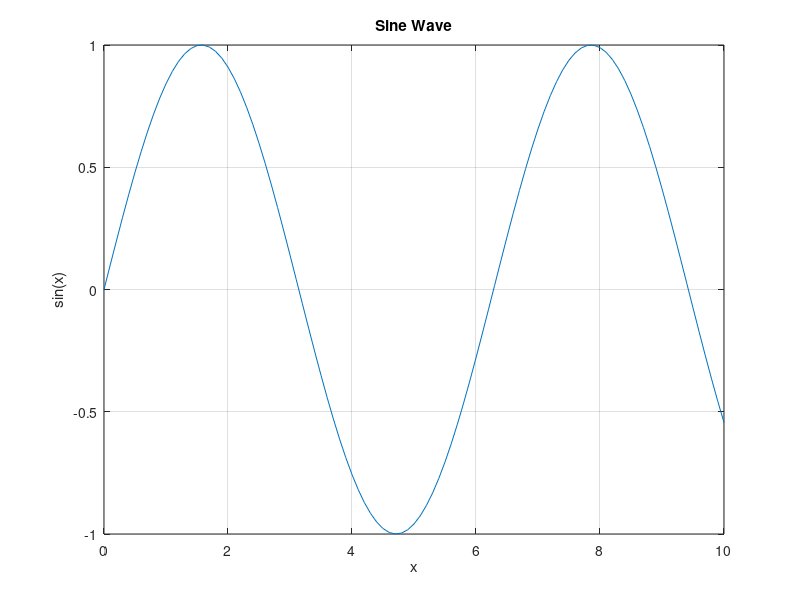
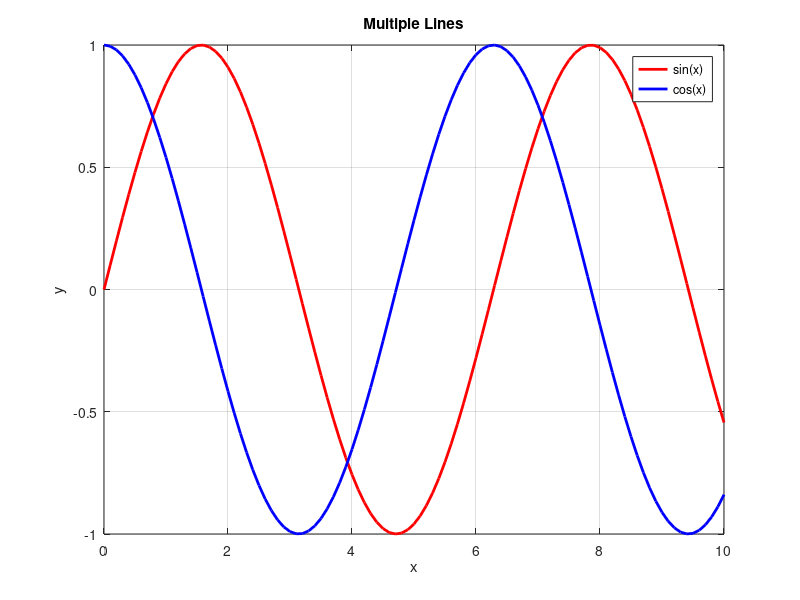
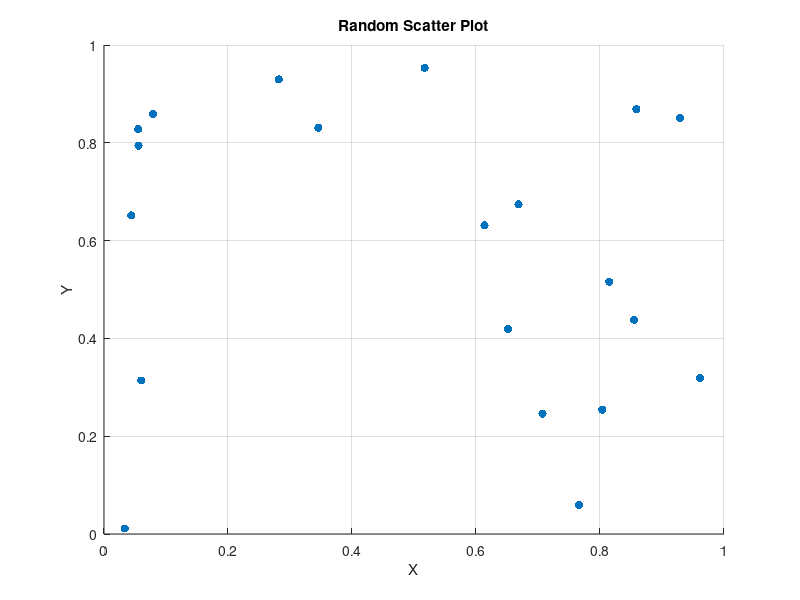
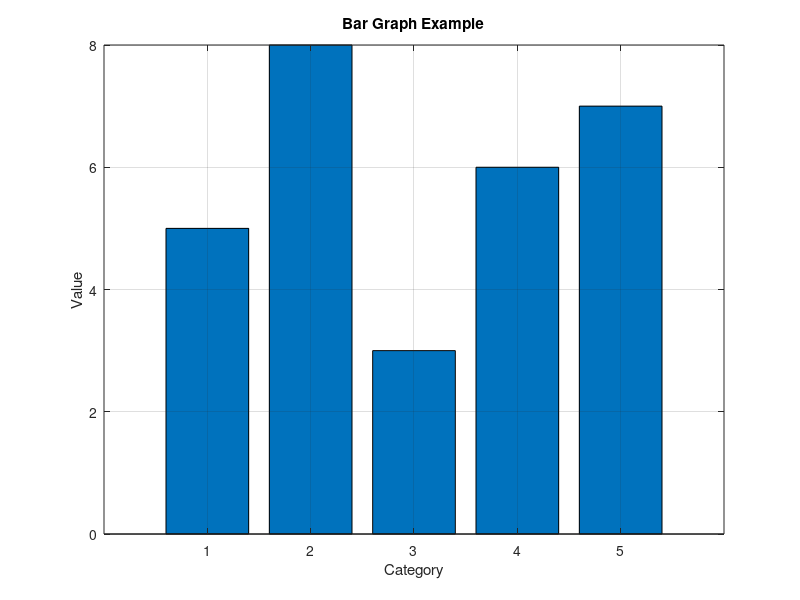

Reproduce these figures in MATLAB, in order. (Note: this script raises an error after producing the figures.)
%% 🌱 EASY TO INTERMEDIATE GRAPH PLOTTING IN MATLAB
clc;
clear;
close all;

%% 1️⃣ Simple Line Plot
x = 0:0.1:10;
y = sin(x);
figure;
plot(x, y);
title('Sine Wave');
xlabel('x');
ylabel('sin(x)');
grid on;

%% 2️⃣ Multiple Lines in One Graph
figure;
x = 0:0.1:10;
plot(x, sin(x), 'r', 'LineWidth', 2);
hold on;
plot(x, cos(x), 'b', 'LineWidth', 2);
legend('sin(x)', 'cos(x)');
title('Multiple Lines');
xlabel('x');
ylabel('y');
grid on;

%% 3️⃣ Scatter Plot
figure;
x = rand(1, 20);
y = rand(1, 20);
scatter(x, y, 'filled');
title('Random Scatter Plot');
xlabel('X');
ylabel('Y');
grid on;

%% 4️⃣ Bar Graph
figure;
data = [5 8 3 6 7];
bar(data);
title('Bar Graph Example');
xlabel('Category');
ylabel('Value');
grid on;

%% 5️⃣ Subplots (Multiple Graphs in One Window)
figure;
x = 0:0.1:10;
subplot(2,1,1);
plot(x, sin(x), 'r', 'LineWidth', 2);
title('Sine Function');
xlabel('x');
ylabel('sin(x)');
grid on;

subplot(2,1,2);
plot(x, cos(x), 'b', 'LineWidth', 2);
title('Cosine Function');
xlabel('x');
ylabel('cos(x)');
grid on;

%% 6️⃣ 3D Surface Plot
figure;
[X, Y] = meshgrid(-5:0.5:5, -5:0.5:5);
Z = sin(sqrt(X.^2 + Y.^2));
surf(X, Y, Z);
title('3D Surface Plot');
xlabel('X');
ylabel('Y');
zlabel('Z');
colorbar;
shading interp;

%% 7️⃣ Contour Plot
figure;
[X, Y] = meshgrid(-3:0.1:3, -3:0.1:3);
Z = X.^2 + Y.^2;
contour(X, Y, Z, 20);
title('Contour Plot');
xlabel('X');
ylabel('Y');
grid on;

%% 8️⃣ Animated Plot
figure;
x = 0:0.1:10;
y = sin(x);
for i = 1:length(x)
    plot(x(1:i), y(1:i), 'b', 'LineWidth', 2);
    axis([0 10 -1.5 1.5]);
    title('Animated Sine Wave');
    xlabel('x');
    ylabel('sin(x)');
    grid on;
    pause(0.05);
end

%% 9️⃣ 3D Line Plot
figure;
t = 0:0.1:10;
x = sin(t);
y = cos(t);
z = t;
plot3(x, y, z, 'm', 'LineWidth', 2);
title('3D Line Plot');
xlabel('X = sin(t)');
ylabel('Y = cos(t)');
zlabel('Z = t');
grid on;

%% 🔟 Histogram Plot
figure;
data = randn(1, 1000); % Random normally distributed data
histogram(data, 30, 'FaceColor', 'g');
title('Histogram of Random Data');
xlabel('Value');
ylabel('Frequency');
grid on;

%% 1️⃣1️⃣ Pie Chart
figure;
values = [30 20 25 15 10];
labels = {'A', 'B', 'C', 'D', 'E'};
pie(values, labels);
title('Pie Chart Example');

%% 1️⃣2️⃣ Stem Plot
figure;
x = 0:0.5:10;
y = sin(x);
stem(x, y, 'filled', 'r');
title('Stem Plot');
xlabel('x');
ylabel('sin(x)');
grid on;

%% 1️⃣3️⃣ Area Plot
figure;
x = 0:0.1:10;
y1 = sin(x) + 1;
y2 = cos(x) + 1;
area(x, [y1' y2']);
title('Area Plot of sin(x) and cos(x)');
xlabel('x');
ylabel('Value');
legend('sin(x)+1', 'cos(x)+1');
grid on;

%% 1️⃣4️⃣ Heatmap
figure;
data = rand(10, 10);
heatmap(data);
title('Heatmap Example');

%% 1️⃣5️⃣ Vector Field (Quiver Plot)
figure;
[x, y] = meshgrid(-2:0.4:2, -2:0.4:2);
u = -y;
v = x;
quiver(x, y, u, v);
title('Vector Field (Quiver Plot)');
xlabel('X');
ylabel('Y');
axis equal;
grid on;

%% 1️⃣6️⃣ Filled Contour Plot
figure;
[X, Y] = meshgrid(-3:0.1:3, -3:0.1:3);
Z = sin(X).*cos(Y);
contourf(X, Y, Z, 20);
title('Filled Contour Plot');
xlabel('X');
ylabel('Y');
colorbar;
shading interp;

%% 1️⃣7️⃣ Polar Plot
figure;
theta = 0:0.01:2*pi;
rho = 2*sin(3*theta);
polarplot(theta, rho, 'LineWidth', 2);
title('Polar Plot');

%% 1️⃣8️⃣ Surface with Lighting
figure;
[X, Y] = meshgrid(-3:0.1:3, -3:0.1:3);
Z = peaks(X, Y);
surf(X, Y, Z);
title('3D Surface with Lighting');
xlabel('X'); ylabel('Y'); zlabel('Z');
shading interp;
camlight; lighting phong;

%% 1️⃣9️⃣ Mesh Plot
figure;
[X, Y] = meshgrid(-3:0.1:3, -3:0.1:3);
Z = sin(X).*cos(Y);
mesh(X, Y, Z);
title('3D Mesh Plot');
xlabel('X');
ylabel('Y');
zlabel('Z');
grid on;

%% 2️⃣0️⃣ Boxplot
figure;
data = randn(50, 4);
boxplot(data, {'Set1', 'Set2', 'Set3', 'Set4'});
title('Boxplot Example');
ylabel('Values');
grid on;

disp('✅ All graph examples completed successfully!');
